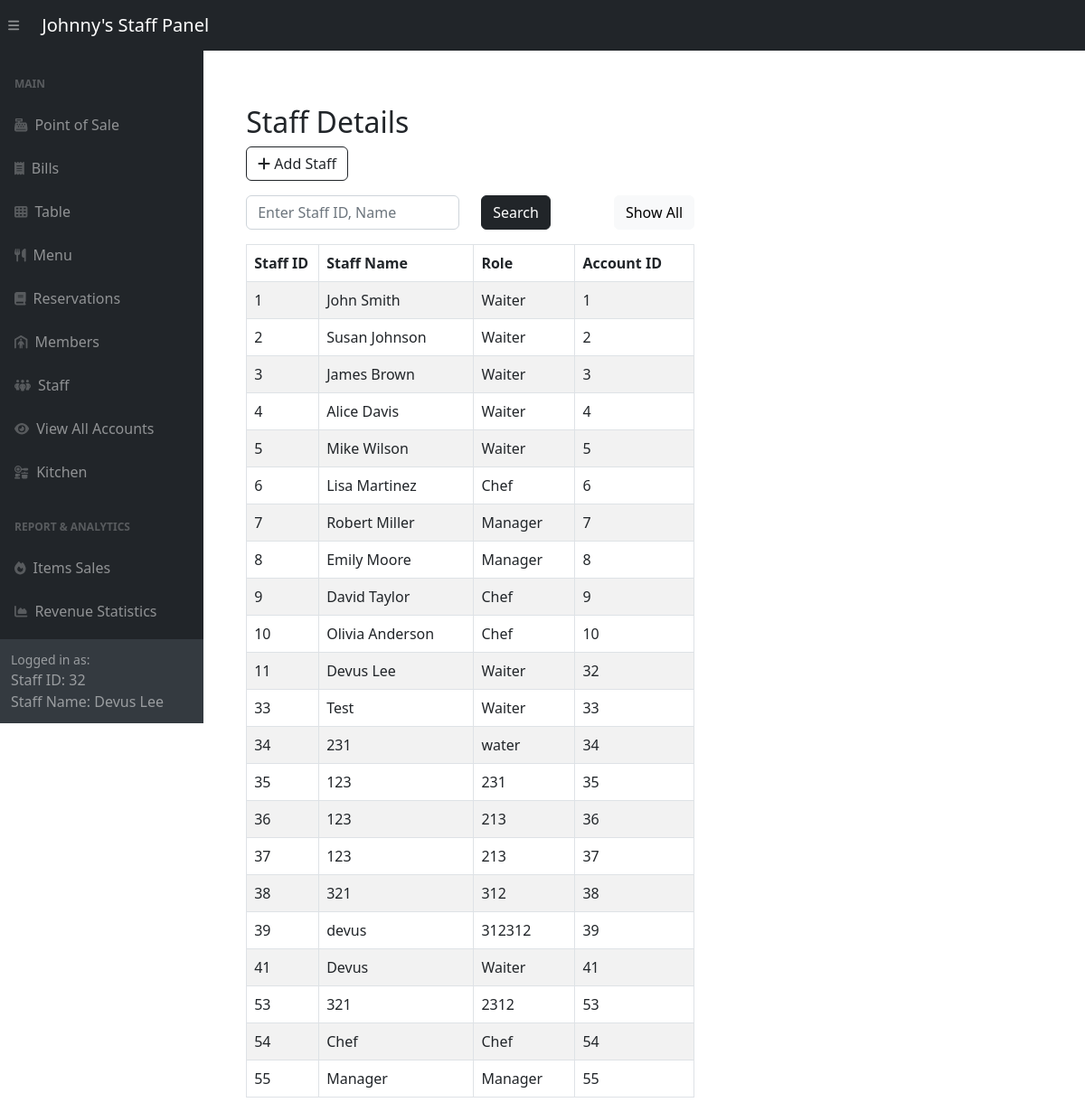
The app's page /adminSide/panel/staff-panel.php (signed in) with its own data.
### tables this page shows
CREATE TABLE `staffs` (
  `staff_id` int(11) NOT NULL,
  `staff_name` varchar(255) DEFAULT NULL,
  `role` varchar(255) DEFAULT NULL,
  `account_id` int(11) DEFAULT NULL
);

### adminSide/panel/staff-panel.php (the view, shortened to what this page needs)
<?php include '../inc/dashHeader.php'; ?>
<div class="wrapper">
    <div class="container-fluid pt-5 pl-600">
        <div class="row">
            <div class="m-50">
                <div class="mt-5 mb-3">
                    <h2 class="pull-left">Staff Details</h2>
                    <a href="../staffCrud/createStaff.php" class="btn btn-outline-dark"><i class="fa fa-plus"></i> Add Staff</a>
                </div>
                <div class="mb-3">
                    <form method="POST" action="#">
                        <div class="row">
                            <div class="col-md-6">
                                <input required type="text" id="search" name="search" class="form-control" placeholder="Enter Staff ID, Name">
                            </div>
                            <div class="col-md-3">
                                <button type="submit" class="btn btn-dark">Search</button>
                            </div>
                            <div class="col" style="text-align: right;" >
                                <a href="staff-panel.php" class="btn btn-light">Show All</a>
                            </div>
                        </div>
                    </form>
                </div>
                <?php
                require_once "../config.php";
                if (isset($_POST['search'])) {
                    if (!empty($_POST['search'])) {
                        $search = $_POST['search'];
                        $sql = "SELECT * FROM Staffs WHERE staff_name LIKE '%$search%' OR staff_id = '$search' ORDER BY account_id";
                    } else {
                        $sql = "SELECT * FROM Staffs ORDER BY account_id";
                    }
                } else {
                    $sql = "SELECT * FROM Staffs ORDER BY account_id";
                }
                if ($result = mysqli_query($link, $sql)) {
                    if (mysqli_num_rows($result) > 0) {
                        echo '<table class="table table-bordered table-striped">';
                        echo "<thead>";
                        echo "<tr>";
                        echo "<th style='width:5em;'>Staff ID</th>";
                        echo "<th>Staff Name</th>";
                        echo "<th style='width:7em;'>Role</th>";
                        echo "<th>Account ID</th>";
                        echo "</tr>";
                        echo "</thead>";
                        echo "<tbody>";
                        while ($row = mysqli_fetch_array($result)) {
                            echo "<tr>";
                            echo "<td>" . $row['staff_id'] . "</td>";
                            echo "<td>" . $row['staff_name'] . "</td>";
                            echo "<td>" . $row['role'] . "</td>";
                            echo "<td>" . $row['account_id'] . "</td>";
                            echo "</tr>";
                        }
                        echo "</tbody>";
                        echo "</table>";
                    } else {
                        echo '<div class="alert alert-danger"><em>No records were found.</em></div>';
                    }
                } else {
                    echo "Oops! Something went wrong. Please try again later.";
                }
                ?>
            </div>
        </div>
    </div>
</div>
<?php include '../inc/dashFooter.php'; ?>

### adminSide/panel/staff-panel.php (style rules this page uses)
.wrapper { width: 60%; padding-left: 200px; padding-top: 20px }

### records on screen
staffs: staff_id "1", staff_name "John Smith", role "Waiter", account "1"
staffs: staff_id "2", staff_name "Susan Johnson", role "Waiter", account "2"
staffs: staff_id "3", staff_name "James Brown", role "Waiter", account "3"
staffs: staff_id "4", staff_name "Alice Davis", role "Waiter", account "4"
staffs: staff_id "5", staff_name "Mike Wilson", role "Waiter", account "5"
staffs: staff_id "6", staff_name "Lisa Martinez", role "Chef", account "6"
staffs: staff_id "7", staff_name "Robert Miller", role "Manager", account "7"
staffs: staff_id "8", staff_name "Emily Moore", role "Manager", account "8"
staffs: staff_id "9", staff_name "David Taylor", role "Chef", account "9"
staffs: staff_id "10", staff_name "Olivia Anderson", role "Chef", account "10"
staffs: staff_id "11", staff_name "Devus Lee", role "Waiter", account "32"
staffs: staff_id "33", staff_name "Test", role "Waiter", account "33"
staffs: staff_id "34", staff_name "231", role "water", account "34"
staffs: staff_id "35", staff_name "123", role "231", account "35"
staffs: staff_id "36", staff_name "123", role "213", account "36"
staffs: staff_id "37", staff_name "123", role "213", account "37"
staffs: staff_id "38", staff_name "321", role "312", account "38"
staffs: staff_id "39", staff_name "devus", role "312312", account "39"
staffs: staff_id "41", staff_name "Devus", role "Waiter", account "41"
staffs: staff_id "53", staff_name "321", role "2312", account "53"
staffs: staff_id "54", staff_name "Chef", role "Chef", account "54"
staffs: staff_id "55", staff_name "Manager", role "Manager", account "55"

### other values on screen
$_SESSION['logged_account_id'] "32"
$_SESSION['logged_staff_name'] "Devus Lee"
